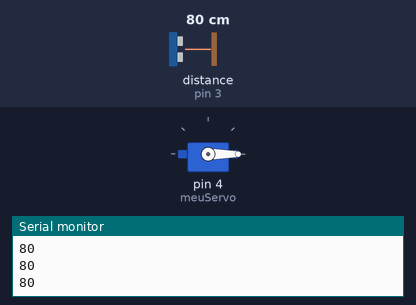
Simulated run of this sketch. Board: Arduino Uno, built with avr-gcc and run on an emulated ATmega328P. Shown: servo, the last lines printed to the serial monitor. The test bench sets the inputs (shaded band); at power-on: distance to the obstacle (sensor on pin 3) 80 cm.

Above: at 1.2 s.
1.3 s: distance to the obstacle (sensor on pin 3) set to 21 cm
2.8 s: distance to the obstacle (sensor on pin 3) set to 17 cm
At 4.0 s:
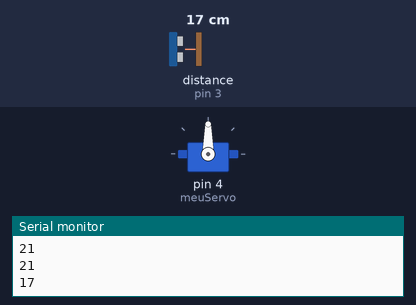
Timing chart, 0 to 5.8 s (numbered marks = the images above; inputs shaded):
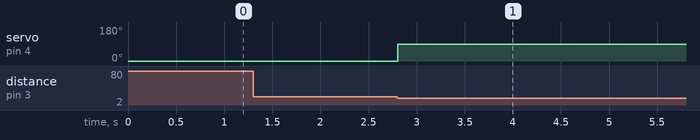

Measured:
- the behaviour switches between 20 and 19 cm on distance to the obstacle (sensor on pin 3) (found by bisection; images 0 and 1)
- after the input at 2.8 s, servo on pin 4 (meuServo): 0° → 90° at once

The sketch:

lixeira2023.ino
```cpp
#include<Ultrasonic.h>
#include<Servo.h>

Servo meuServo;
Ultrasonic sensor(2,3);
long distancia;


void setup() {
  Serial.begin(9600);
  meuServo.attach(4);
  meuServo.write(0);
}

void loop() {
  distancia = sensor.Ranging(CM);
  Serial.println(distancia);

  if(distancia <20){
    meuServo.write(90);
    delay(4000);
  }
  meuServo.write(0);
}
```
